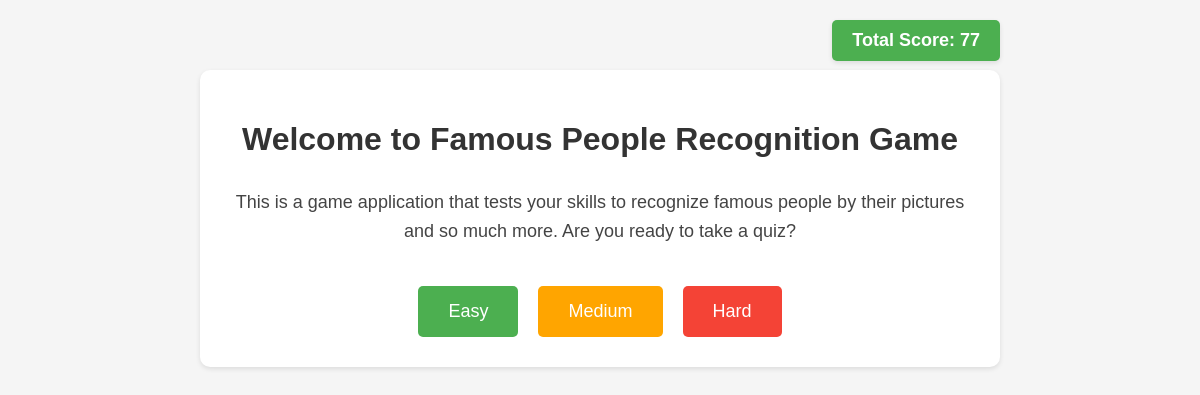
The page / (signed in) on the database as committed earlier.
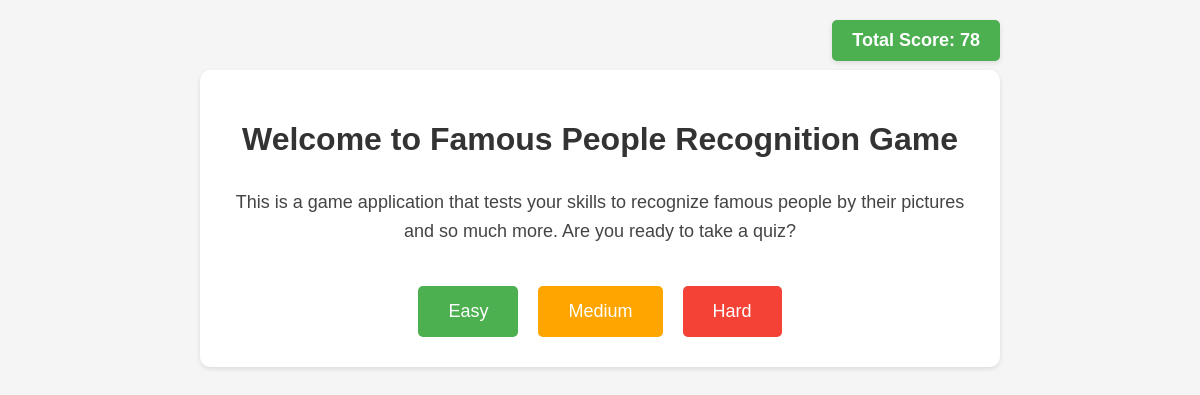
The same page on the database as committed later.
### members/models.py (models this page shows)
class CustomUser(User):
    score = models.IntegerField(default=0)

### members/views.py (the view)
# urls.py: path('', views.difficulty, name='difficulty'),
def difficulty(request):
    if not request.user.is_authenticated:
        return redirect('login')
    user = CustomUser.objects.get(id=request.user.id)
    return render(request, 'difficulty.html', {'user': user})

### members/templates/difficulty.html (shortened to what this page needs)
<!DOCTYPE html>
<html>
<head>
</head>
<body>
    <div class="score-display">
        Total Score: {{ user.score }}
    </div>
    <div class="container">
        <h1>Welcome to Famous People Recognition Game</h1>
        <div class="description">
            <p>This is a game application that tests your skills to recognize famous people by their pictures and so much more. Are you ready to take a quiz?</p>
        </div>
        <div class="button-container">
            <a href="{% url 'quiz' 'easy' %}" class="difficulty-button easy">Easy</a>
            <a href="{% url 'quiz' 'medium' %}" class="difficulty-button medium">Medium</a>
            <a href="{% url 'quiz' 'hard' %}" class="difficulty-button hard">Hard</a>
        </div>
    </div>
</body>
</html>

Rows that differ between the two databases and show on the page:
changed CustomUser: score "77" → "78"
